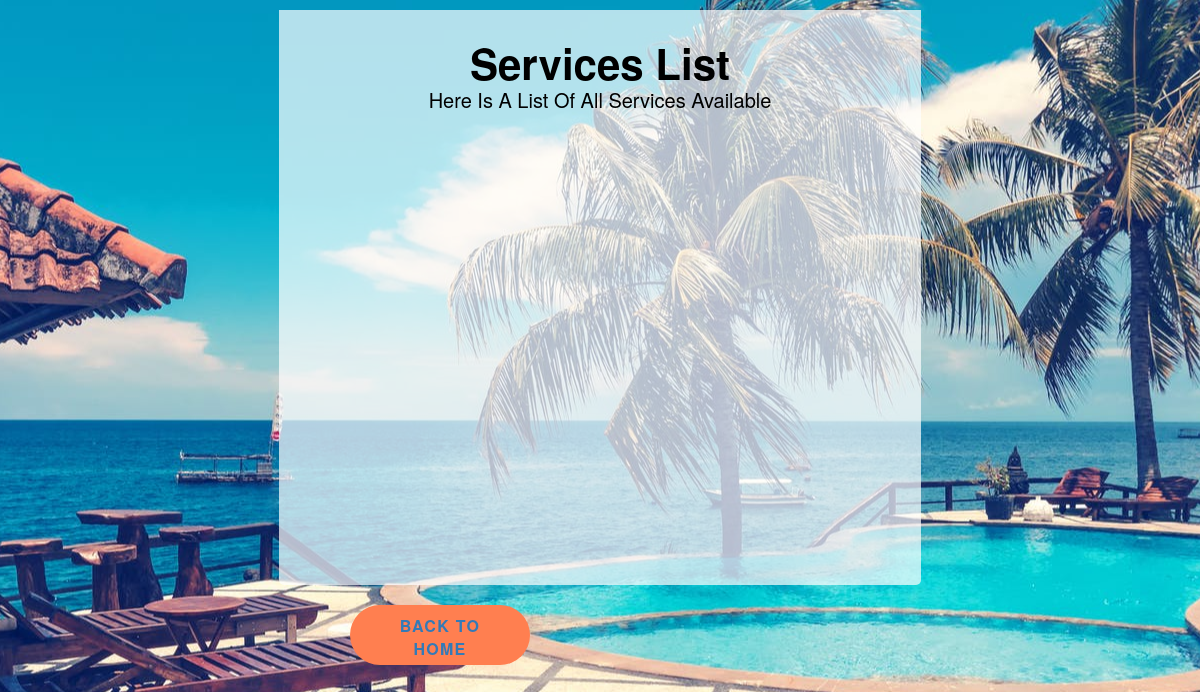
/viewservices (signed in), run on an earlier commit of the app's database.
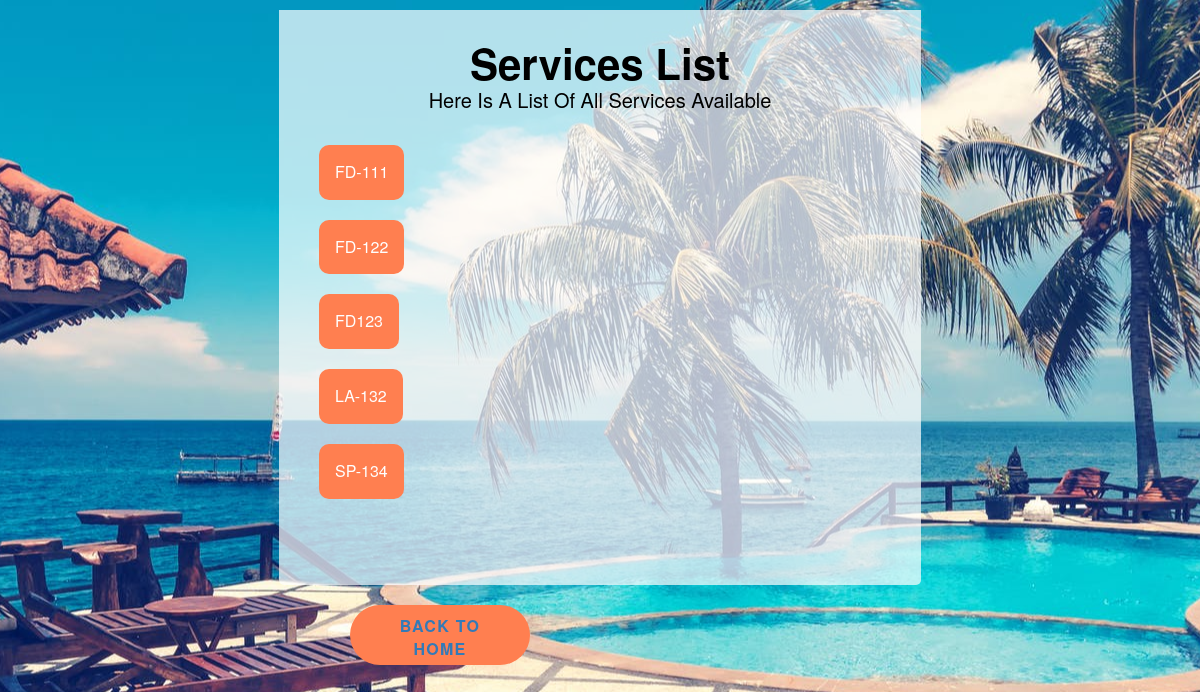
And on a later commit of the database.
### app1/models.py (models this page shows)
class Services(models.Model):
    service_id=models.CharField(max_length=10, null=False, primary_key=True)
    service_type=models.CharField(max_length=15, null=False)
    service_desc=models.CharField(max_length=1000, null=True)
    price=models.DecimalField( max_digits=12, decimal_places=2, default="0")

### app1/views.py (the view)
# urls.py: path('viewservices',views.ViewServices, name='viewservices'),
def ViewServices(request):
    if not request.session.get('id'):
        return redirect('login')
    if request.POST:
        serviceid=request.POST.dict().get('service')
        getservice=Services.objects.get(pk=serviceid)
        return render(request, 'servicedetail.html',{'id': getservice.service_id,'type':getservice.service_type,'desc':getservice.service_desc,'Price':getservice.price })
    else:
        services=Services.objects.all().values_list('service_id', flat=True)
        return render(request, 'viewservices.html',{'Services': services})

### app1/templates/viewservices.html (shortened to what this page needs)
{% load static %}
<!DOCTYPE html>
<html >
<head>
	<link type="text/css" rel="stylesheet" href="{% static 'bootstrap.min.css' %}" />
	<link type="text/css" rel="stylesheet" href="{% static 'viewroom.css' %}" />
</head>
<body>
					<div class="booking-form">
						<div class="form-header">
							<h1>Services List</h1>
							<p>Here is a list of All Services available</p>
						</div>
						<div style="overflow-y:scroll;height:400px;">
							{% for service in Services %}
							<div class="dropdown">
							<button class="dropbtn">{{service}}</button>
							</div> <br>
							{% endfor %}
					</div>
	</div>
	<div class="form-btn">
		<button class="submit-btn" ><a href="{% url 'home' %}">Back To Home</a></button>
	</div>
</body>
</html>
</body>
</html>

### app1/static/viewroom.css (style rules this page uses)
body { position: relative; height: 120vh; background-image: url('/static/images/book3.jpeg'); background-position:center; }
.booking-form { position: relative; max-width: 642px; width: 100%; margin: auto; padding: 40px; overflow: hidden; border-radius: 5px; z-index: 20; }
.booking-form::before { content: ''; position: absolute; left: 0; right: 0; bottom: 0; height :auto; top: 10px; background: rgba(255, 255, 255, 0.7); z-index: -1; }
.booking-form .form-header { text-align: center; position: relative; margin-bottom: 30px; }
.booking-form .form-header h1 { font-weight: 700; text-transform: capitalize; font-size: 42px; margin: 0px; color: #000; }
.booking-form .form-header p { font-weight: 200; text-transform: capitalize; font-size: 20px; margin: 0px; color: #000; }
.dropdown .dropbtn { background-color: rgb(255,127,80); color: white; padding: 16px; font-size: 16px; border-radius: 10px; border: none; }
.submit-btn { margin-left:350px; margin-top:20px; color: #fff; background-color: rgb(255,127,80); font-weight: 700; height: 60px; padding: 10px 30px; width: 15%; border-radius: 40px; border: none; text-transform: uppercase; font-size: 16px; letter-spacing: 1.3px; -webkit-transition: 0.2s all; transition: 0.2s all; }

What changed in the data, as far as the page shows it:
added Services: service_id "FD-111"
added Services: service_id "FD-122"
added Services: service_id "FD123"
added Services: service_id "LA-132"
added Services: service_id "SP-134"
